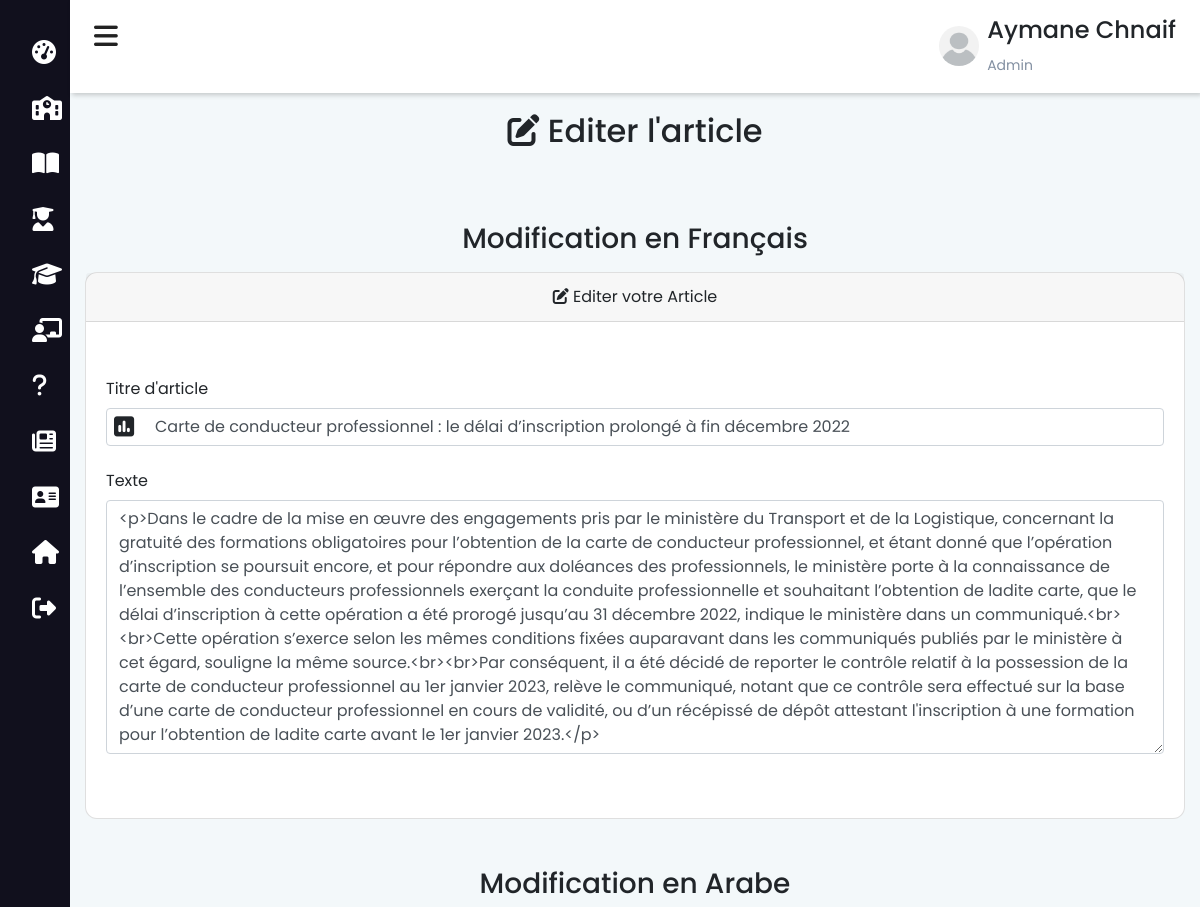
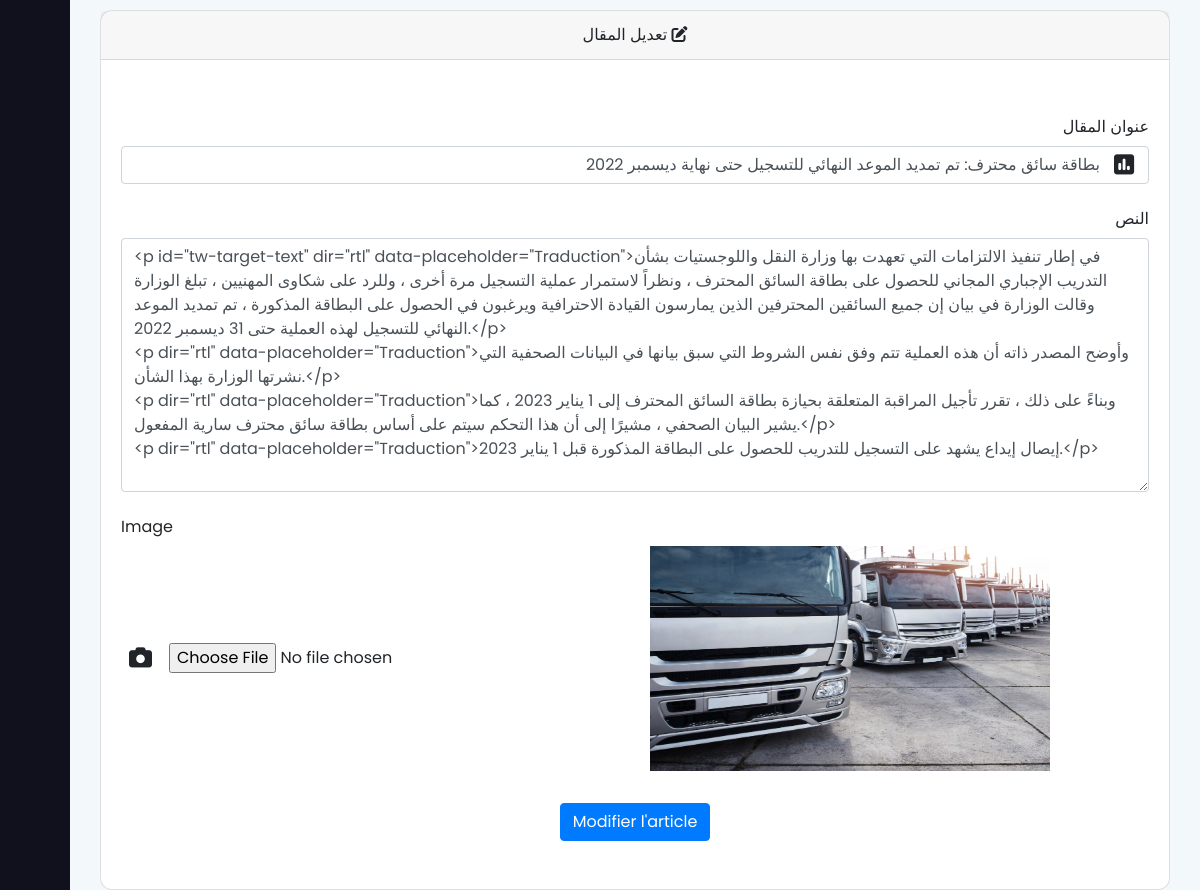
The page /admin/modifier-articles?id=11 (signed in) on the database its author committed (2 pictures, top to bottom).
### tables this page shows
CREATE TABLE `article` (
  `art_id` int(11) NOT NULL,
  `art_titre` varchar(200) NOT NULL,
  `art_titre_arab` varchar(200) NOT NULL,
  `art_texte` text NOT NULL,
  `art_texte_arab` text NOT NULL,
  `art_image` varchar(200) NOT NULL,
  `art_ajout` date NOT NULL DEFAULT current_timestamp()
);

### functions/db.php (called while the page is built, shortened)
<?php
    class DBController{
        protected $host = "localhost";
        protected $user = "root";
        protected $password = "";
        protected $db = "ecole";
        public function __construct(){
            $this->conn = mysqli_connect($this->host, $this->user, $this->password, $this->db);
        }
    }
?>

### session.php (called while the page is built, shortened)
<?php
    require("functions/db.php");
    require("functions/etudiant.php");
    $db = new DBController();
    $data = new Etudiant($db);
?>

### functions/etudiant.php (called while the page is built, shortened)
<?php
    class Etudiant{
        public $db = null;
        public function __construct(DBController $db){
            $this->db = $db;
        }
        public function getArticle(){
            $result = $this->db->conn->query("SELECT * FROM `article`");
            $resultArray = array();
            while ($item = mysqli_fetch_array($result, MYSQLI_ASSOC)){
                $resultArray[] = $item;
            }
            return $resultArray;
        }
    }
?>

### admin/modifier-articles.php (the view, shortened to what this page needs)
<?php include_once "../session.php"; ?>
<?php
$id = $_GET['id'];
$articles = $data->getArticle();
foreach ($articles as $article) {
    if ($article['art_id'] == $id) {
        $titre = $article['art_titre'];
        $texte = $article['art_texte'];
        $titre_arab = $article['art_titre_arab'];
        $texte_arab = $article['art_texte_arab'];
        $image = $article['art_image'];
    }
}
?>
<!DOCTYPE html>
<html lang="fr">
<head>
    <?php
        include_once "../includes/header.php";
    ?>
</head>
<body>
    <?php include_once "navbar-admin.php"; ?>
    <div class="main-content">
        <header>
            <?php include 'admin.php' ?>
        </header>
        <div class="container mt-5 pt-5">
            <div class="text-center py-3">
                <h2><i class="fas fa-edit"></i> Editer l'article</h2>
            </div>
            <form action="" method="POST" enctype="multipart/form-data">
                <div class="row justify-content-center">
                    <div class="col-md-12 mt-5">
                        <h3 class="text-center mb-3">Modification en Français</h3>
                        <div class="card card-position">
                            <div class="card-header text-center link-font"><i class="fas fa-edit"></i> Editer votre Article</div>
                            <div class="card-body py-5">
                                <div class="row mb-3">
                                    <label for="art_titre" class="col-md-12 col-form-label text-md-end">Titre d'article</label>
                                    <div class="col-md-12">
                                        <div class="d-flex">
                                            <i class="fas fa-poll position-awesome"></i>
                                            <input id="art_titre" type="text" class="form-control pl-5" name="art_titre" value="<?php echo $titre ?>" autocomplete="titre" placeholder="Titre de l'article" required>
                                        </div>
                                    </div>
                                </div>
                                <div class="row mb-3">
                                    <label for="art_texte" class="col-md-12 col-form-label text-md-end">Texte</label>
                                    <div class="col-md-12">
                                        <textarea id="editor" type="text" rows="10" class="form-control position-text-area" name="art_texte" autocomplete="texte" required><?php echo $texte ?></textarea>
                                    </div>
                                </div>
                            </div>
                        </div>
                    </div>
                </div>
                <div class="col-md-12 mt-5">
                    <h3 class="text-center mb-3">Modification en Arabe</h3>
                    <div class="card card-position">
                        <div class="card-header text-center link-font"> تعديل المقال <i class="fas fa-edit"></i></div>
                        <div class="card-body py-5">
                            <div class="row mb-3 text-right">
                                <label for="art_titre_arab" class="col-md-12 col-form-label text-md-end">عنوان المقال</label>
                                <div class="col-md-12">
                                    <div class="float-right">
                                        <i class="fas fa-poll position-awesome-arab"></i>
                                    </div>
                                    <input id="art_titre_arab" type="text" class="form-control pr-5 text-right" name="art_titre_arab" value="<?php echo $titre_arab ?>" placeholder="عنوان المقال" autocomplete="titre" required>
                                </div>
                            </div>
                            <div class="row mb-3 text-right">
                                <label for="art_texte_arab" class="col-md-12 col-form-label text-md-end">النص</label>
                                <div class="col-md-12">
                                    <textarea id="editor" type="text" rows="10" class="form-control position-text-area" name="art_texte_arab" autocomplete="texte" required><?php echo $texte_arab ?></textarea>
                                </div>
                            </div>
                            <div class="row mb-3 align-items-center">
                                <label for="image" class="col-md-12 col-form-label text-md-end">Image</label>
                                <div class="col-md-6">
                                    <div class="d-flex">
                                        <i class="fas fa-camera position-awesome-image"></i>
                                        <input id="image_2" type="file" class="form-control-file px-5" name="image">
                                    </div>
                                </div>
                                <div class="col-md-6">
                                    <img src="../images/articles/<?php echo $image ?>" alt="" style="width:400px; height:225px;" id="image_display">
                                </div>
                            </div>
                            <div class="row mb-0 text-center">
                                <div class="col-md-12 mt-3">
                                    <button type="submit" name="submit" class="btn btn-primary mx-3">Modifier l'article</button>
                                </div>
                            </div>
                        </div>
                    </div>
                </div>
            </form>
        </div>
    </div>
</body>
</html>

### includes/style.php (style rules this page uses)
body { background-color: #F3F8FA; }
.position-awesome { position: absolute; font-size: 23px; margin-top: 7px; margin-left: 8px; z-index: 2; }
.position-awesome-arab { position: absolute; font-size: 23px; margin-top: 7px; margin-left: -35px; z-index: 2; }
html { scroll-behavior: smooth; }
.position-awesome-image { position: absolute; font-size: 23px; margin-top: 3px; margin-left: 8px; }
* { -webkit-box-sizing: border-box; -moz-box-sizing: border-box; box-sizing: border-box; position: relative; }
:root { --main-color: #11101d; --color-dark: #1D2231; --text-grey: #8390A2; }
* { font-family: 'Poppins', sans-serif; }
.main-content { transition: margin-left 300ms; margin-left: 255px; }
header { background: #fff; display: flex; justify-content: space-between; padding: 1rem 1.5rem; box-shadow: 2px 2px 5px rgba(0, 0, 0, 0.2); position: fixed; left: 254px; top: 0; z-index: 100; width: calc(100% - 254px); transition: left 300ms; }
.card { background: #fff; border-radius: 12px; }
@media only screen and (max-width: 1200px) { .main-content { margin-left: 70px; } }
@media only screen and (max-width: 1200px) { .main-content header { width: calc(100% - 70px); left: 70px; } }

### admin/navbar-admin.php (style rules this page uses)
* { padding: 0; margin: 0; box-sizing: border-box; list-style: none; text-decoration: none; }

### rows shown on the page
article: art_titre "Carte de conducteur professionnel : le délai d’inscription prolongé à fin décembre 2022", art_texte "<p>Dans le cadre de la mise en œuvre des engagements pris par le ministère du Transport et de la Logistique, concernant la gratuité des formations obligatoires pour l’obtention de la carte de conducteur professionnel, et étant donné que l’opération d’inscription se poursuit encore, et pour répondre aux doléances des professionnels, le ministère porte à la connaissance de l’ensemble des conducteurs professionnels exerçant la conduite professionnelle et souhaitant l’obtention de ladite carte, que le délai d’inscription à cette opération a été prorogé jusqu’au 31 décembre 2022, indique le ministère dans un communiqué.<br><br>Cette opération s’exerce selon les mêmes conditions fixées auparavant…", art_titre_arab "بطاقة سائق محترف: تم تمديد الموعد النهائي للتسجيل حتى نهاية ديسمبر 2022", art_texte_arab "<p id=\"tw-target-text\" dir=\"rtl\" data-placeholder=\"Traduction\">في إطار تنفيذ الالتزامات التي تعهدت بها وزارة النقل واللوجستيات بشأن التدريب الإجباري المجاني للحصول على بطاقة السائق المحترف ، ونظراً لاستمرار عملية التسجيل مرة أخرى ، وللرد على شكاوى المهنيين ، تبلغ الوزارة وقالت الوزارة في بيان إن جميع السائقين المحترفين الذين يمارسون القيادة الاحترافية ويرغبون في الحصول على البطاقة المذكورة ، تم تمديد الموعد النهائي للتسجيل لهذه العملية حتى 31 ديسمبر 2022.</p> <p dir=\"rtl\" data-placeholder=\"Traduction\">وأوضح المصدر ذاته أن هذه العملية تتم وفق نفس الشروط التي سبق بيانها في البيانات الصحفية التي نشرتها الوزارة بهذا الشأن.</p> <p dir=\"rtl\" data-placeholder=\"Traduction\">وبناءً على ذلك ، تقرر…", art_image (picture)

### other values the page prints
$_SESSION['prenom'] "Aymane"
$_SESSION['nom'] "Chnaif"
